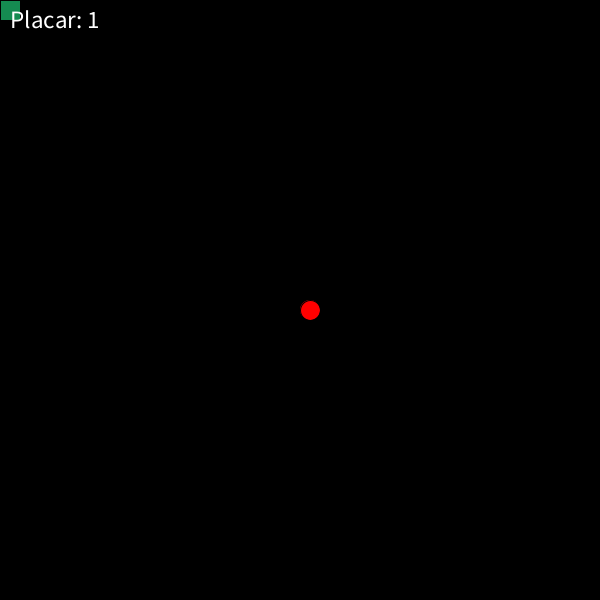
Frame 1 (no input)
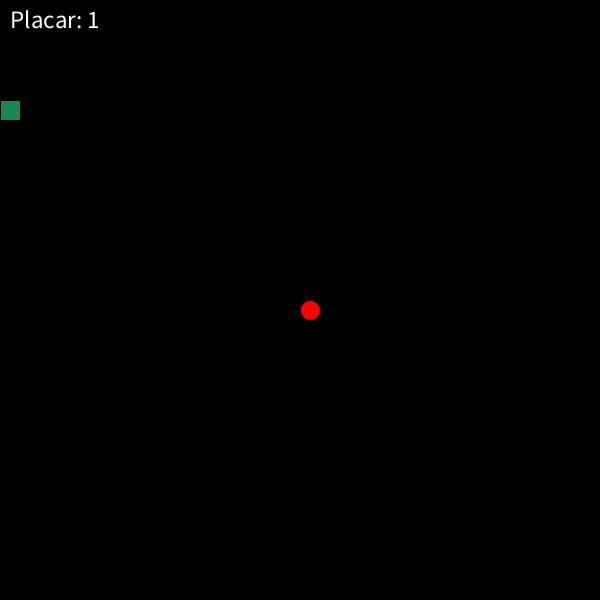
Frame 60 (the mouse pressed at the canvas centre just before this capture)
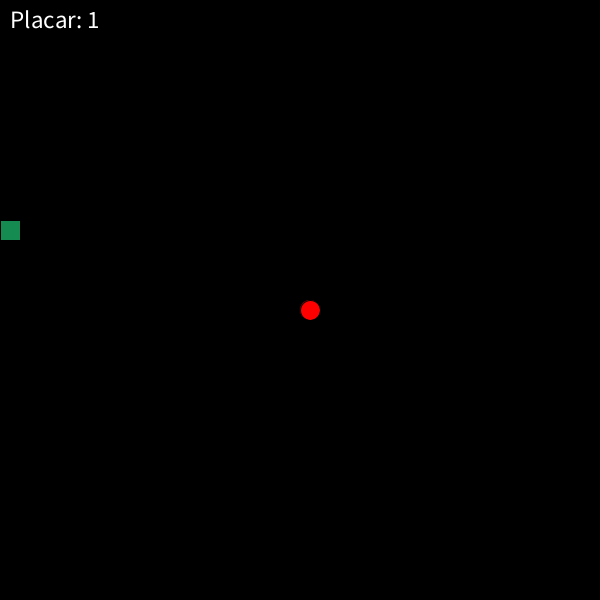
Frame 120 (the mouse held since frame 60 and released just before this capture)

The Processing sketch that drew these frames (run headless with seeded random() and noise(); from frame 60 on, the mouse is pressed at the canvas centre):

// Processing sketch: jogoDaCobrinhaTUTORIAL
// ── jogoDaCobrinhaTUTORIAL.pde
ArrayList<Integer> x= new ArrayList<Integer>();
ArrayList<Integer> y= new ArrayList<Integer>();
int bloco=20, w=30, h=30, comidax = 15, comiday=15, speed;
int direcao = 0;
int[] x_direcao = {0, 0, 1, -1}, y_direcao={1, -1, 0, 0}; 
// 0 = baixo
// 1 = cima
// 2 = direita
// 3 = esquerda
boolean gameover=false;
void setup() {
  size(600, 600);
  speed=10;
  x.add(0);
  y.add(0);
}

void draw() {

  if (gameover==false) {
    background(0);
    for (int i=0; i<x.size(); i++) {
      println(y.size());
      fill(#158B51);
      rect(x.get(i)*bloco, y.get(i)*bloco, bloco, bloco);
    }
    fill(255, 0, 0);
    ellipse(comidax*bloco+10, comiday*bloco+10, bloco, bloco);

    textAlign(LEFT);
    textSize(25);
    fill(255);
    text("Placar: "+ x.size(), 10, 10, width-20, 50);

    if (frameCount%speed==0) {
      x.add(0, x.get(0)+ x_direcao[direcao]);
      y.add(0, y.get(0)+ y_direcao[direcao]);
      if (x.get(0)==comidax && y.get(0)== comiday ) {
        if (x.size()%5==0 && speed>=2) speed--;
        comidax= int(random(0, w));
        comiday= int(random(0, h));
      } else {
        x.remove(x.size()-1);
        y.remove(y.size()-1);
      }
    }
    for (int i = 1; i < x.size(); i++) {
      if (x.get(0)==x.get(i) && y.get(0)==y.get(i)) {
        println("LOSER");
        gameover=true;
      }
    }
    println(x.get(0));
  }
}
void keyPressed() {
  int new_dire = keyCode == DOWN?0:(keyCode == UP?1:(keyCode == RIGHT?2:(keyCode == LEFT?3:-1)));
  if (new_dire != -1) {
    direcao= new_dire;
  }
}
